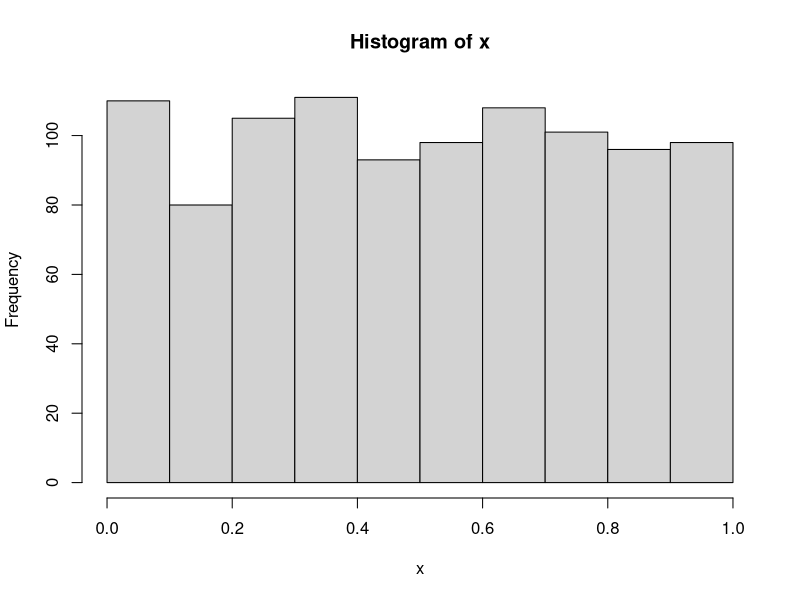
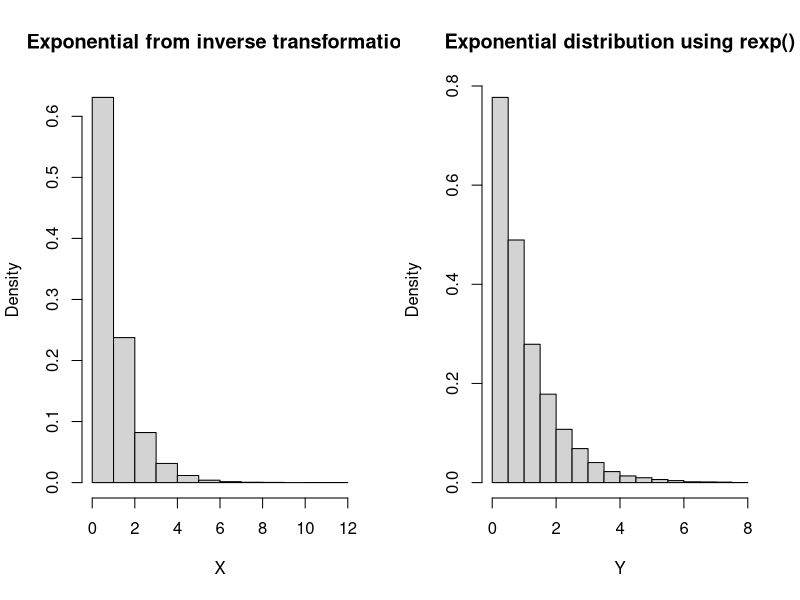
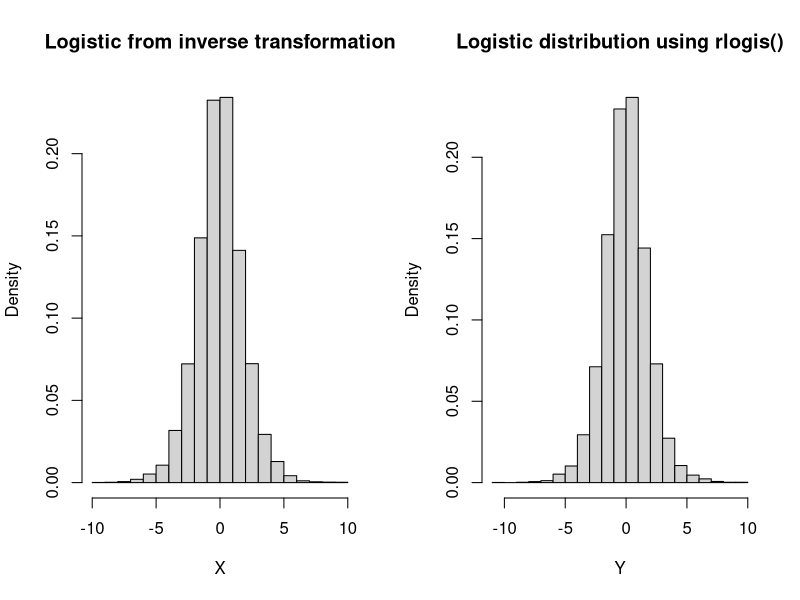
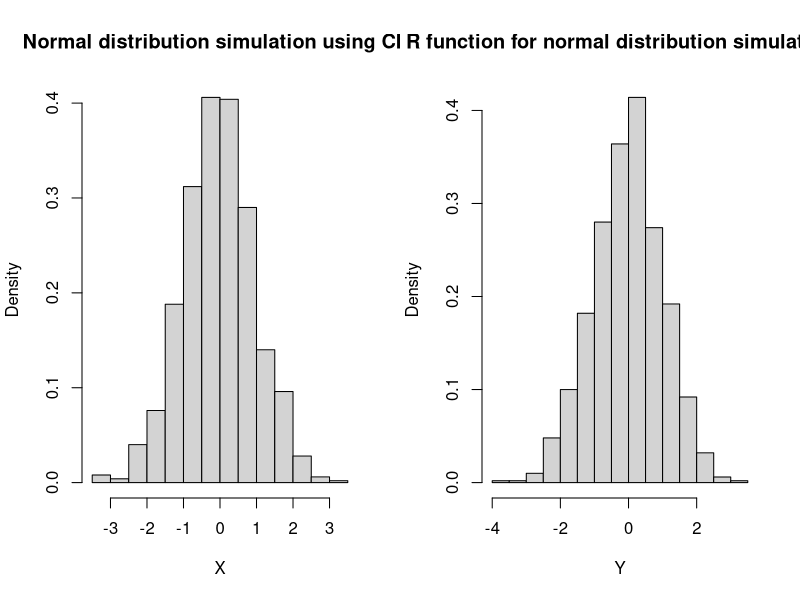
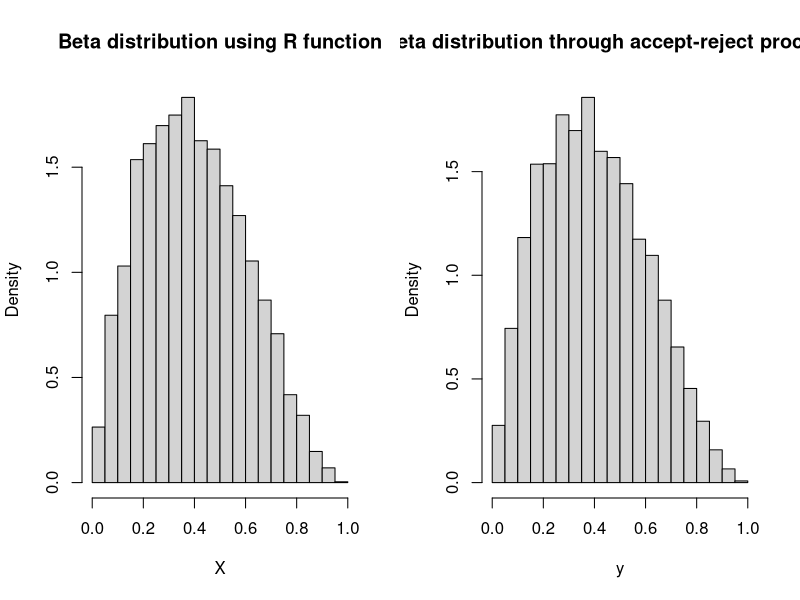

Write R code to recreate these figures, in order.
# CHAPTER 2: Random Variable Generation (Book: Introducing Monte Carlo Methods with R)


#------------------------------- Inverse Transform -----------------------------------


# Ex 1: Simple simulations from uniform distribution
Nsim = 1000
x = runif(Nsim)
hist(x)


# Ex 2: Using inverse transform for generating exponential
#       distribution
Nsim = 10000
U    = runif(Nsim)
X    = -log(U)     # using inverse transforms
Y    = rexp(Nsim)
par(mfrow = c(1,2))
hist(X, freq = F, main = "Exponential from inverse transformation")
hist(Y, freq = F, main = "Exponential distribution using rexp()")


# Ex 3 (Excercise 2.2): Generating Logistic distribution with inverse 
#                       transform
Nsim = 10^4
U    = runif(Nsim)
X    = -log(1.0/U-1)
Y    = rlogis(Nsim)
par(mfrow = c(1,2))
hist(X, freq = F, main = "Logistic from inverse transformation")
hist(Y, freq = F, main = "Logistic distribution using rlogis()")


#---------------------------------- Normal distribution & CLT ---------------------------------

# Ex 4: Using CLT for simulating standard normal 
#       distribution
norm.clt <- function()
{
	# Generate approximation of normal distribution using
	# Central Limit Theorem
	U    = runif(12) - 0.5
    Z    = sum(U)  #  E(Z) = 0  and  Var(Z) = 1
    return (Z)
}

Nsim = 1000
X    = replicate(Nsim,norm.clt(),simplify = "array")
Y    = rnorm(Nsim)
par(mfrow = c(1,2))
hist(X, freq = F, main = "Normal distribution simulation using CLT")
hist(Y, freq = F, main = "R function for normal distribution simulation") 

# ? In excercise is is said to compare tails of distributions, but they do seem similar


#------------------------------------- Accept - Reject Method -------------------------------

# Ex 5: Generate beta random variable using uniform 
#       distribution as proposal
rbeta.uniform <- function(nsim, alpha, beta)
{
	# select tight bound by finding maximum of beta dist with given parameters
	Max = optimize(f = function(x){dbeta(x,alpha,beta)}, interval = c(0,1), maximum = TRUE)$objective
	bound = 1/Max
	
	sample  = rep(0,times = nsim)
	accepts = 0
	while(accepts != nsim){
		
			# define proposal distribution as uniform
	        U.proposal = runif(1)
	
	        # generate uniform distribution for accept-reject
	        U.accept   = runif(1)
	        
	        if (U.accept <= bound * dbeta(U.proposal,alpha,beta))
	        {
	        	sample[accepts+1] = U.proposal
	        	accepts  = accepts + 1
	        } 
	        
	}
    return(sample)
}

Nsim  = 10000
alpha = 2  # shape parameters
beta  = 3
X     = rbeta(Nsim,alpha,beta)
y     = rbeta.uniform(Nsim,alpha,beta)
par(mfrow = c(1,2))
hist(X, freq = F, main = "Beta distribution using R function")
hist(y, freq = F, main = "Beta distribution through accept-reject procedure") 







